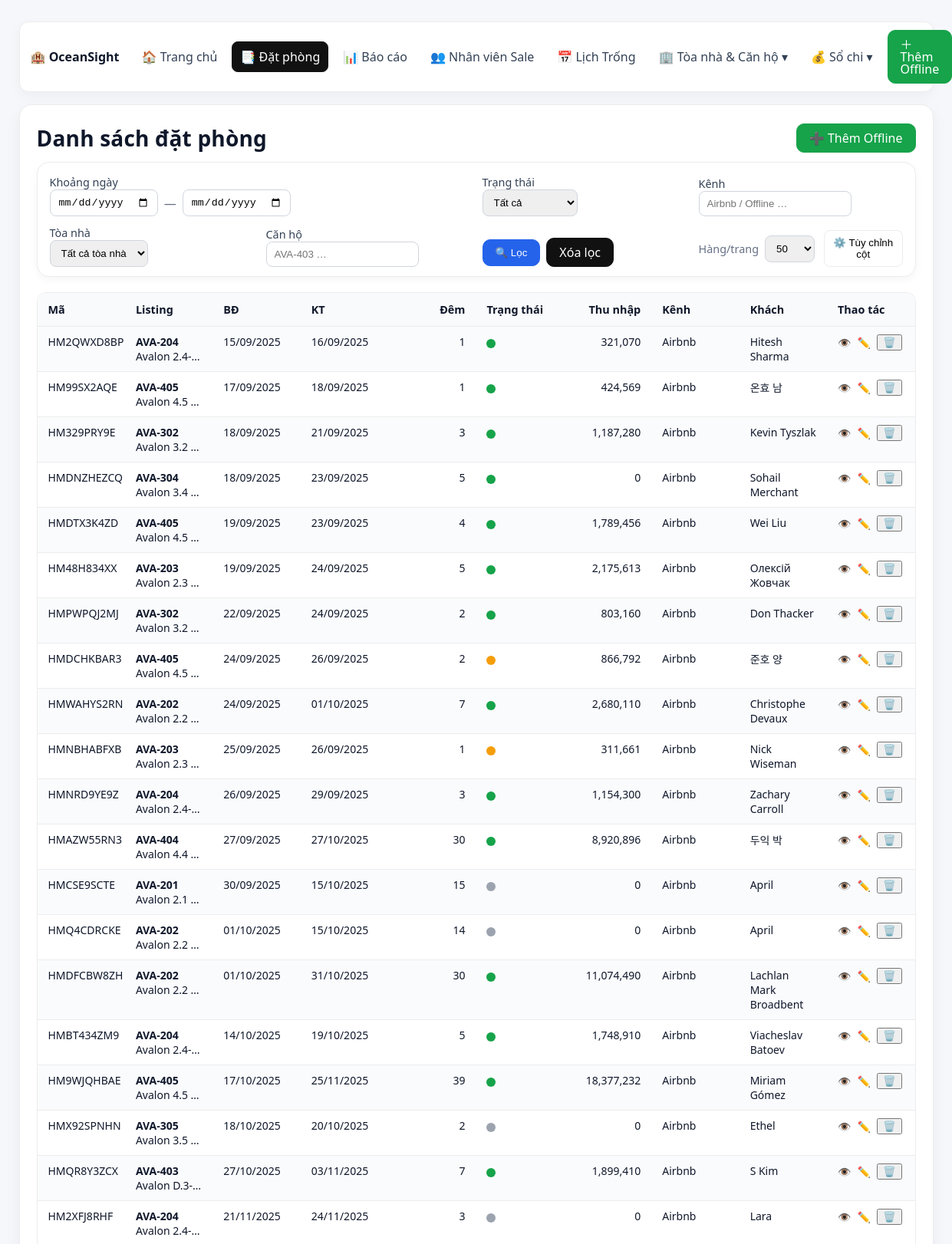
Screenshot of /bookings (upper part) with the database file from the repository.
### models.py (models this page shows)
class Booking(SQLModel, table=True):
    id: Optional[int] = Field(default=None, primary_key=True)
    confirmation_code: Optional[str] = None
    property_id: Optional[int] = Field(default=None, foreign_key="property.id")
    channel_id: Optional[int] = Field(default=None, foreign_key="channel.id")
    start_date: Optional[date] = None
    end_date: Optional[date] = None
    num_nights: Optional[int] = None
    num_adults: Optional[int] = None
    num_children: Optional[int] = None
    num_infants: Optional[int] = None
    booking_date: Optional[date] = None
    status: Optional[str] = None
    total_payout_vnd: Optional[int] = None
    guest_name: Optional[str] = None
    guest_contact: Optional[str] = None
    listing_raw: Optional[str] = None
    salesperson_id: Optional[int] = Field(default=None, foreign_key="salesperson.id")
    notes: Optional[str] = None

class Property(SQLModel, table=True):
    id: Optional[int] = Field(default=None, primary_key=True)
    building_id: Optional[int] = Field(default=None, foreign_key="building.id")
    building_name: Optional[str] = None
    building_code: Optional[str] = None
    property_name: str
    airbnb_name: Optional[str] = None
    unit_number: Optional[str] = None
    unit_short: Optional[str] = None
    property_short: Optional[str] = None
    address: Optional[str] = None
    description: Optional[str] = None
    base_price: Optional[float] = None
    latitude: Optional[float] = Field(default=None)
    longitude: Optional[float] = Field(default=None)

class Channel(SQLModel, table=True):
    id: Optional[int] = Field(default=None, primary_key=True)
    channel_name: str

### main.py (the view)
@app.get("/bookings", response_class=HTMLResponse)
async def list_bookings(
    request: Request,
    start: Optional[str] = None,
    end: Optional[str] = None,
    status: Optional[str] = None,
    channel: Optional[str] = None,
    building: Optional[str] = None,
    property_name: Optional[str] = Query(None),  # Đã thêm dấu ngoặc đóng
    p: int = Query(1, ge=1),                    # <-- trang hiện tại
    page_size: int = Query(50, ge=10, le=200),  # <-- số dòng / trang
):
    start_date = parse_date_mixed(start) if start else None
    end_date   = parse_date_mixed(end)   if end else None
    with get_session_context() as session:
        ch_map = {c.id: c.channel_name for c in session.exec(select(Channel)).all()}
        props = {p.id: p for p in session.exec(select(Property)).all()}
        matched_prop_ids = None
        if building:
            matched_prop_ids = [
                pid for pid, p in props.items()
                if p and p.building_name and building.lower() in p.building_name.lower()
            ]
        if property_name:
            ids_by_prop = [
                pid for pid, p in props.items()
                if p and (
                    (p.property_short and property_name.lower() in p.property_short.lower())
                    or (p.property_name and property_name.lower() in p.property_name.lower())
                )
            ]
            matched_prop_ids = ids_by_prop if matched_prop_ids is None else list(set(matched_prop_ids).intersection(ids_by_prop))
        where_clauses = []
        if status:
            where_clauses.append(Booking.status.ilike(f"%{status}%"))
        if channel:
            channel_ids = [cid for cid, name in ch_map.items() if name and channel.lower() in name.lower()]
            if channel_ids:
                where_clauses.append(Booking.channel_id.in_(channel_ids))
            else:
                where_clauses.append(Booking.channel_id == -1)
        if matched_prop_ids is not None:
            if matched_prop_ids:
                where_clauses.append(Booking.property_id.in_(matched_prop_ids))
            else:
                where_clauses.append(Booking.property_id == -1)
        if start_date:
            where_clauses.append(Booking.end_date >= start_date)
        if end_date:
            where_clauses.append(Booking.start_date <= end_date)
        total_q = select(func.count()).select_from(Booking)
        for cond in where_clauses:
            total_q = total_q.where(cond)
        total_rows = session.exec(total_q).one()
        pages = max(1, math.ceil(total_rows / page_size))
        page = min(max(1, p), pages)
        offset = (page - 1) * page_size
        q = select(Booking)
        for cond in where_clauses:
            q = q.where(cond)
        q = q.order_by(Booking.id.desc()).offset(offset).limit(page_size)
        results = session.exec(q).all()
        bookings_vm = []
        for r in results:
            total_vnd = int(r.total_payout_vnd or 0)
            pinfo = props.get(r.property_id)
            bookings_vm.append({
                "id": r.id,
                "confirmation_code": r.confirmation_code,
                "listing_raw": r.listing_raw,
                "property_short": (pinfo.property_short if pinfo else None),
                "start_date": vn_date(r.start_date),
                "end_date": vn_date(r.end_date),
                "num_nights": r.num_nights,
                "status": r.status,
                "total_payout_vnd": total_vnd,
                "channel_name": ch_map.get(r.channel_id),
                "guest_name": r.guest_name,
                "guest_contact": r.guest_contact,
                "num_adults": r.num_adults,
                "num_children": r.num_children,
                "num_infants": r.num_infants,
                "booking_date": vn_date(r.booking_date),
            })
        all_buildings = session.exec(select(Building.building_name).distinct()).all()
    pagination = {
        "page": page,
        "page_size": page_size,
        "total": total_rows,
        "pages": pages,
        "start": (offset + 1) if total_rows else 0,
        "end": offset + len(bookings_vm),
    }
    return templates.TemplateResponse("bookings.html", {
        "request": request,
        "bookings": bookings_vm,
        "start": start_date,
        "end": end_date,
        "status": status,
        "channel": channel,
        "building": building,
        "property": property_name,
        "all_buildings": all_buildings,
        "pagination": pagination,
    })

### templates/bookings.html (shortened to what this page needs)
{% extends "layout.html" %}
{% block content %}
<div class="page-header">
  <h1>Danh sách đặt phòng</h1>
  <div class="header-actions">
    <a href="/bookings/new" class="btn btn-green">➕ Thêm Offline</a>
  </div>
</div>
<div class="filter-card">
  <form method="get" action="/bookings" class="fgrid">
    <div class="fg-range">
      <label>Khoảng ngày</label>
      <div class="range">
        <input type="date" name="start" value="{{ start.strftime('%Y-%m-%d') if start else '' }}">
        <span class="dash">—</span>
        <input type="date" name="end" value="{{ end.strftime('%Y-%m-%d') if end else '' }}">
      </div>
    </div>
    <div class="fg-status">
      <label>Trạng thái</label>
      <select name="status">
        <option value="">Tất cả</option>
      </select>
    </div>
    <div class="fg-channel">
      <label>Kênh</label>
      <input type="text" name="channel" value="{{ channel or '' }}" placeholder="Airbnb / Offline …">
    </div>
    <div class="fg-building">
      <label>Tòa nhà</label>
      <select name="building">
        <option value="">Tất cả tòa nhà</option>
      </select>
    </div>
    <div class="fg-property">
      <label>Căn hộ</label>
      <input type="text" name="property" value="{{ property or '' }}" placeholder="AVA-403 …">
    </div>
    <div class="fg-actions">
      <button class="btn btn-blue" type="submit">🔍 Lọc</button>
      <a class="btn btn-gray" href="/bookings">Xóa lọc</a>
    </div>
    <div class="fg-tools">
      <label style="display:flex;align-items:center;gap:8px">
        <span style="color:var(--muted)">Hàng/trang</span>
        <select name="page_size" onchange="this.form.submit()">
          {% set _psize = (pagination.page_size if pagination else 50) %}
          {% for n in [20,50,100,150,200] %}
            <option value="{{n}}" {{ 'selected' if _psize==n else '' }}>{{n}}</option>
          {% endfor %}
        </select>
      </label>
      <div class="column-toggle">
        <button type="button" class="column-toggle-btn" onclick="toggleColumnDropdown()">⚙️ Tùy chỉnh cột</button>
      </div>
    </div>
  </form>
</div>
<div class="table-container">
  <table class="booking-table" id="bookingTable">
    <thead>
      <tr>
        <th data-col-name="Mã">Mã<div class="resizer"></div></th>
        <th data-col-name="Listing">Listing<div class="resizer"></div></th>
        <th data-col-name="BĐ">BĐ<div class="resizer"></div></th>
        <th data-col-name="KT">KT<div class="resizer"></div></th>
        <th data-col-name="Đêm" class="num">Đêm<div class="resizer"></div></th>
        <th data-col-name="Trạng thái">Trạng thái<div class="resizer"></div></th>
        <th data-col-name="Thu nhập" class="num">Thu nhập<div class="resizer"></div></th>
        <th data-col-name="Kênh">Kênh<div class="resizer"></div></th>
        <th data-col-name="Khách">Khách<div class="resizer"></div></th>
        <th data-col-name="Thao tác">Thao tác</th>
      </tr>
    </thead>
    <tbody>
      {% for b in bookings %}
        {% set st = b.status|default('')|lower %}
        {% if 'hủy' in st or 'từ chối' in st or 'hết hạn' in st %}{% set dot_class = 'cancel' %}
        {% elif 'xác nhận' in st or 'đang đón tiếp' in st or 'đánh giá' in st or 'khách trước đây' in st or 'sắp tới' in st %}{% set dot_class = 'ok' %}
        {% else %}{% set dot_class = 'warn' %}{% endif %}
        <tr>
          <td data-label="Mã">{{ b.confirmation_code }}</td>
          <td data-label="Listing" title="{{ b.listing_raw }}">
            <div style="font-weight:600">{{ b.property_short or '—' }}</div>
            {% if b.listing_raw and b.listing_raw != b.property_short %}
              <div class="subtext">{{ b.listing_raw }}</div>
            {% endif %}
          </td>
          <td data-label="BĐ">{{ b.start_date }}</td>
          <td data-label="KT">{{ b.end_date }}</td>
          <td data-label="Đêm" class="num">{{ b.num_nights }}</td>
          <td data-label="Trạng thái" title="{{ b.status }}"><span class="dot {{ dot_class }}"></span></td>
          <td data-label="Thu nhập" class="num">{{ "{:,}".format(b.total_payout_vnd or 0) }}</td>
          <td data-label="Kênh">{{ b.channel_name }}</td>
          <td data-label="Khách">{{ b.guest_name }}</td>
          <td data-label="Thao tác" class="actions">
            <div style="display:flex;gap:8px;align-items:center">
              <a href="/bookings/{{ b.id }}" title="Chi tiết">👁️</a>
              <a href="/bookings/{{ b.id }}/edit" title="Sửa">✏️</a>
              <form method="post" action="/bookings/{{ b.id }}/delete" class="inline-form"
                    onsubmit="return confirm('Bạn có chắc muốn xóa?');">
                <button type="submit" title="Xóa" class="danger">🗑️</button>
              </form>
            </div>
          </td>
        </tr>
      {% endfor %}
    </tbody>
  </table>
</div>
{% endblock %}

### templates/layout.html (style rules this page uses)
:root { --bg:#f6f7fb; --card:#fff; --muted:#667085; --line:#ececec; --fg:#0f172a; --ok:#16a34a; --warn:#f59e0b; --cancel:#9ca3af; --blue:#0b57d0; --blue-600:#2563eb; --green-600:#16a34a; }
* { box-sizing:border-box }
html,body { height:100% }
body { font-family: ui-sans-serif, system-ui, -apple-system, Segoe UI, Roboto, Helvetica, Arial, sans-serif; margin:0; background:var(--bg); color:var(--fg); }
h1 { margin:0 0 14px; font-size:28px; letter-spacing:.2px; }
a { color:var(--blue); text-decoration:none }
.btn { display:inline-flex; align-items:center; gap:6px; padding:10px 16px; border-radius:10px; border:1px solid #111; background:#111; color:#fff; cursor:pointer; text-decoration:none; line-height:1; }
.btn.btn-blue { background:var(--blue-600); border-color:var(--blue-600); }
.btn.btn-green { background:var(--green-600); border-color:var(--green-600); }
table { width:100%; border-collapse:separate; border-spacing:0; table-layout:fixed; }
thead th { position:sticky; top:0; z-index:1; background:var(--card); text-align:left; font-weight:700; font-size:.9rem; padding:12px 14px; border-bottom:1px solid var(--line); }
tbody td { padding:10px 14px; border-bottom:1px solid var(--line); vertical-align:top; font-size:14px; }
tbody tr:nth-child(odd) { background:#fafbfd }
.num { text-align:right; font-variant-numeric:tabular-nums; }
.dot { width:12px; height:12px; display:inline-block; border-radius:999px; vertical-align:middle }
.dot.ok { background:var(--ok) }
.dot.warn { background:var(--warn) }
.dot.cancel { background:var(--cancel) }
form label { display:flex; gap:6px; align-items:center; font-size:.9rem; color:#334155 }
input, select { padding:8px 10px; border:1px solid #d0d5dd; border-radius:8px; outline:0 }

### templates/bookings.html (style rules this page uses)
.page-header { display:flex;justify-content:space-between;align-items:center;gap:16px;flex-wrap:wrap;margin-bottom:12px; }
.page-header h1 { margin:0 }
.filter-card { background:#fff;border:1px solid var(--line);border-radius:16px;box-shadow:0 4px 12px rgba(15,23,42,.04); padding:16px 16px 12px;margin-bottom:20px; }
.fgrid { display:grid;gap:12px 16px;align-items:end; grid-template-columns: repeat(12,minmax(0,1fr)); }
.fg-range { grid-column: span 6 }
.fg-status { grid-column: span 3 }
.fg-channel { grid-column: span 3 }
.fg-building { grid-column: span 3 }
.fg-property { grid-column: span 3 }
.fg-actions { grid-column: span 3; display:flex; gap:8px; align-items:center }
.fg-tools { grid-column: span 3; display:flex; gap:12px; justify-content:flex-end; align-items:center }
.range { display:flex;gap:8px;align-items:center; }
.range .dash { color:var(--muted) }
.column-toggle { position:relative }
.column-toggle-btn { background:#fff;border:1px solid var(--line);padding:8px 10px;border-radius:8px;cursor:pointer; }
.table-container { border:1px solid var(--line);border-radius:12px;overflow-x:auto }
.booking-table { width:100%;border-collapse:collapse }
.booking-table th { background:#f9fafb;position:relative }
.resizer { position:absolute;top:0;right:-2px;width:5px;height:100%;cursor:col-resize }
.subtext { white-space:nowrap;overflow:hidden;text-overflow:ellipsis;max-width:260px }

### rows the page displays
Booking: confirmation_code "HM2QWXD8BP", property_short "AVA-204", listing_raw "Avalon 2.4-…", start_date "15/09/2025", end_date "16/09/2025", num_nights "1", total_payout_vnd "321,070", channel_name "Airbnb", guest_name "Hitesh Sharma"
Booking: confirmation_code "HM99SX2AQE", listing_raw "Avalon 4.5…", total_payout_vnd "424,569", guest_name "온효 남"
Property: property_short "AVA-405"
Channel: channel_name "Airbnb" "Airbnb"
Booking: confirmation_code "HM329PRY9E", property_short "AVA-302", listing_raw "Avalon 3.2…", start_date "18/09/2025", end_date "21/09/2025", num_nights "3", total_payout_vnd "1,187,280", channel_name "Airbnb", guest_name "Kevin Tyszlak"
Booking: confirmation_code "HMDNZHEZCQ", property_short "AVA-304", listing_raw "Avalon 3.4…", start_date "18/09/2025", end_date "23/09/2025", num_nights "5", total_payout_vnd "0", channel_name "Airbnb", guest_name "Sohail Merchant"
Booking: confirmation_code "HMDTX3K4ZD", property_short "AVA-405", listing_raw "Avalon 4.5…", start_date "19/09/2025", end_date "23/09/2025", num_nights "4", total_payout_vnd "1,789,456", channel_name "Airbnb", guest_name "Wei Liu"
Booking: confirmation_code "HM48H834XX", property_short "AVA-203", listing_raw "Avalon 2.3…", start_date "19/09/2025", end_date "24/09/2025", num_nights "5", total_payout_vnd "2,175,613", channel_name "Airbnb", guest_name "Олексій Жовчак"
Booking: confirmation_code "HMPWPQJ2MJ", property_short "AVA-302", listing_raw "Avalon 3.2…", start_date "22/09/2025", end_date "24/09/2025", num_nights "2", total_payout_vnd "803,160", channel_name "Airbnb", guest_name "Don Thacker"
Booking: confirmation_code "HMDCHKBAR3", property_short "AVA-405", listing_raw "Avalon 4.5…", start_date "24/09/2025", end_date "26/09/2025", num_nights "2", total_payout_vnd "866,792", channel_name "Airbnb", guest_name "준호 양"
Booking: confirmation_code "HMWAHYS2RN", property_short "AVA-202", listing_raw "Avalon 2.2…", start_date "24/09/2025", end_date "01/10/2025", num_nights "7", total_payout_vnd "2,680,110", channel_name "Airbnb", guest_name "Christophe Devaux"
Booking: confirmation_code "HMNBHABFXB", property_short "AVA-203", listing_raw "Avalon 2.3…", start_date "25/09/2025", end_date "26/09/2025", num_nights "1", total_payout_vnd "311,661", channel_name "Airbnb", guest_name "Nick Wiseman"
Booking: confirmation_code "HMNRD9YE9Z", property_short "AVA-204", listing_raw "Avalon 2.4-…", start_date "26/09/2025", end_date "29/09/2025", num_nights "3", total_payout_vnd "1,154,300", channel_name "Airbnb", guest_name "Zachary Carroll"
Booking: confirmation_code "HMAZW55RN3", property_short "AVA-404", listing_raw "Avalon 4.4…", start_date "27/09/2025", end_date "27/10/2025", num_nights "30", total_payout_vnd "8,920,896", channel_name "Airbnb", guest_name "두익 박"
Booking: confirmation_code "HMCSE9SCTE", property_short "AVA-201", listing_raw "Avalon 2.1…", start_date "30/09/2025", end_date "15/10/2025", num_nights "15", total_payout_vnd "0", channel_name "Airbnb", guest_name "April"
Booking: confirmation_code "HMQ4CDRCKE", property_short "AVA-202", listing_raw "Avalon 2.2…", start_date "01/10/2025", end_date "15/10/2025", num_nights "14", total_payout_vnd "0", channel_name "Airbnb", guest_name "April"
Booking: confirmation_code "HMDFCBW8ZH", property_short "AVA-202", listing_raw "Avalon 2.2…", start_date "01/10/2025", end_date "31/10/2025", num_nights "30", total_payout_vnd "11,074,490", channel_name "Airbnb", guest_name "Lachlan Mark Broadbent"
Booking: confirmation_code "HMBT434ZM9", property_short "AVA-204", listing_raw "Avalon 2.4-…", start_date "14/10/2025", end_date "19/10/2025", num_nights "5", total_payout_vnd "1,748,910", channel_name "Airbnb", guest_name "Viacheslav Batoev"
Booking: confirmation_code "HM9WJQHBAE", property_short "AVA-405", listing_raw "Avalon 4.5…", start_date "17/10/2025", end_date "25/11/2025", num_nights "39", total_payout_vnd "18,377,232", channel_name "Airbnb", guest_name "Miriam Gómez"
Booking: confirmation_code "HMX92SPNHN", property_short "AVA-305", listing_raw "Avalon 3.5…", start_date "18/10/2025", end_date "20/10/2025", num_nights "2", total_payout_vnd "0", channel_name "Airbnb", guest_name "Ethel"
Booking: confirmation_code "HMQR8Y3ZCX", property_short "AVA-403", listing_raw "Avalon D.3-…", start_date "27/10/2025", end_date "03/11/2025", num_nights "7", total_payout_vnd "1,899,410", channel_name "Airbnb", guest_name "S Kim"
Booking: confirmation_code "HM2XFJ8RHF", listing_raw "Avalon 2.4-…", status "Khách đã hủy" (drawn), guest_name "Lara"
Property: property_short "AVA-204"

### other values shown
{{ b.start_date }} "17/09/2025" "21/11/2025"
{{ b.end_date }} "18/09/2025" "24/11/2025"
{{ b.num_nights }} "1" "3"
{{ "{:,}".format(b.total_payout_vnd or 0) }} "0"
form field page_size "50"
